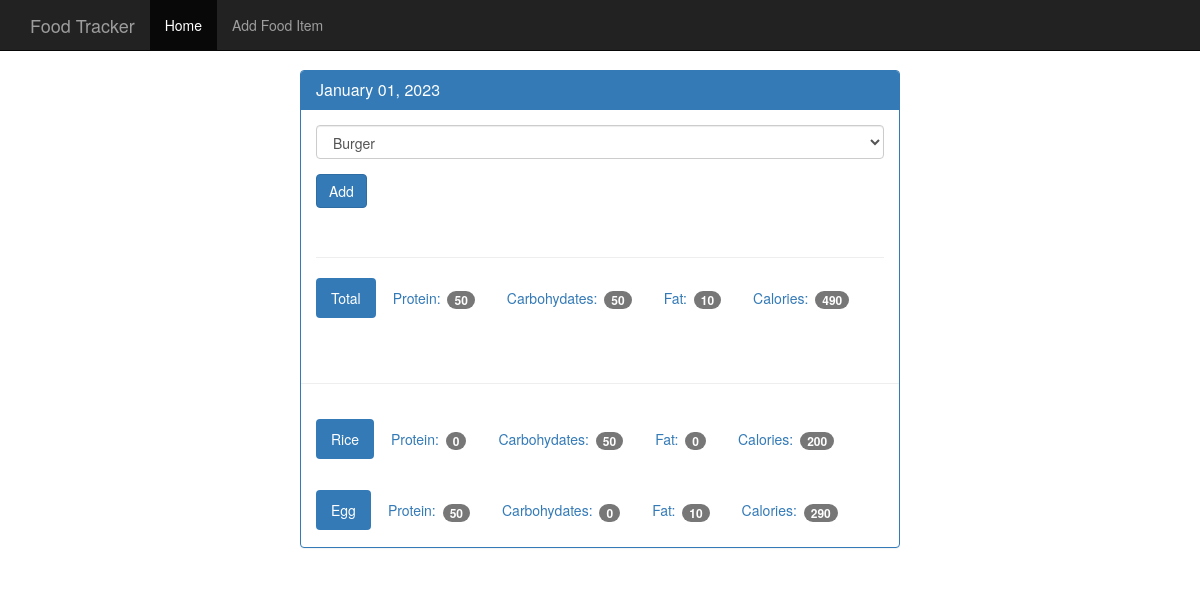
The app's page /view/20230101 with its own data.
### tables this page shows
CREATE TABLE food(
    id integer primary key autoincrement,
    name text not null,
    protein integer not null,
    carbohydrates integer not null,
    fat integer not null,
    calories integer not null
);

### app.py (the view)
@app.route('/view/<date>', methods=["POST", "GET"])
def view(date):
    db = get_db()
    cur = db.execute("select id, entry_date from log_date where entry_date = ?", [date])
    d = cur.fetchone()
    if request.method == 'POST':
        db.execute("insert into food_date (food_id, log_date_id) values (?,?)", [request.form['food-select'], d['id']])
        db.commit()
    dateResult = {'entry_date':datetime.strftime(datetime.strptime(str(d['entry_date']), "%Y%m%d"), "%B %d, %Y")}
    food_cur = db.execute("select id, name from food")
    food_cur_results = food_cur.fetchall()
    food_date_cur = db.execute("""select food.name,food.protein, food.carbohydrates,food.fat,food.calories
                                from log_date join food_date on food_date.log_date_id=log_date.id join food on
                               food.id = food_id where log_date.entry_date=(?)""", [date])
    food_date_cur_results = food_date_cur.fetchall()
    food_date_total = {'protein':0, 'carbohydrates':0, 'fat':0, 'calories':0}
    for food in food_date_cur_results:
        food_date_total['protein'] += food['protein']
        food_date_total['carbohydrates'] += food['carbohydrates']
        food_date_total['fat'] += food['fat']
        food_date_total['calories'] += food['calories']
    return render_template('day.html', actualDate=d['entry_date'], dateResult=dateResult, food_cur_results=food_cur_results,
                           food_date_cur_results=food_date_cur_results, food_date_total=food_date_total)
    return "<h1>{}</h1>".format(result['entry_date'])
    return render_template('day.html')

### db/database.py (called while the page is built)
def connect_db():
    sql = sqlite3.connect('db/food_log.db')
    sql.row_factory = sqlite3.Row
    return sql

def get_db():
    if not hasattr(g, 'sqlite3_db'):
        g.sqlite_db = connect_db()
    return g.sqlite_db

### templates/day.html
{% extends "base.html" %}
{% block body %}
    <div class="container theme-showcase col-sm-6 col-sm-offset-3" role="main">
      <div class="row">
        <div>
          <div class="panel panel-primary">
            <div class="panel-heading">
              <h3 class="panel-title">{{ dateResult.entry_date }}</h3>
            </div>
            <div class="panel-body">
              <form method="POST" action="{{ url_for('view', date=actualDate)}}">
                <div class="form-group">
                  <select class="form-control" name="food-select">
                    {% for food in food_cur_results %}
                    <option value={{ food.id }}>{{food.name}}</option>
                    {% endfor %}
                  </select>
                </div>
                <button type="submit" class="btn btn-primary">Add</button>
              </form>
              <div class="page-header"></div>
              <ul class="nav nav-pills" role="tablist">
                <li class="active"><a>Total</a></li>
                <li><a>Protein: <span class="badge">{{ food_date_total.protein }}</span></a></li>
                <li><a>Carbohydates: <span class="badge">{{ food_date_total.carbohydrates }}</span></a></li>
                <li><a>Fat: <span class="badge">{{ food_date_total.fat }}</span></a></li>
                <li><a>Calories: <span class="badge">{{ food_date_total.calories }}</span></a></li>
              </ul>
            </div>
            <div class="page-header"></div>
            {% for food in food_date_cur_results %}
            <div class="panel-body">
              <ul class="nav nav-pills" role="tablist">
                <li class="active"><a>{{ food.name }}</a></li>
                <li><a>Protein: <span class="badge">{{food.protein}}</span></a></li>
                <li><a>Carbohydates: <span class="badge">{{food.carbohydrates}}</span></a></li>
                <li><a>Fat: <span class="badge">{{food.fat}}</span></a></li>
                <li><a>Calories: <span class="badge">{{food.calories}}</span></a></li>
              </ul>
            </div>
            {% endfor %}
          </div>
        </div>
      </div>
    </div>
    {% endblock %}

### static/theme.css (style rules this page uses)
body { padding-top: 70px; padding-bottom: 30px; }

### records on screen
food: name "Rice", protein "0", carbohydrates "50", fat "0", calories "200"
food: name "Egg", protein "50", carbohydrates "0", fat "10", calories "290"

### other values on screen
{{ dateResult.entry_date }} "January 01, 2023"
{{ food_date_total.protein }} "50"
{{ food_date_total.carbohydrates }} "50"
{{ food_date_total.fat }} "10"
{{ food_date_total.calories }} "490"
form field food-select "Burger"
